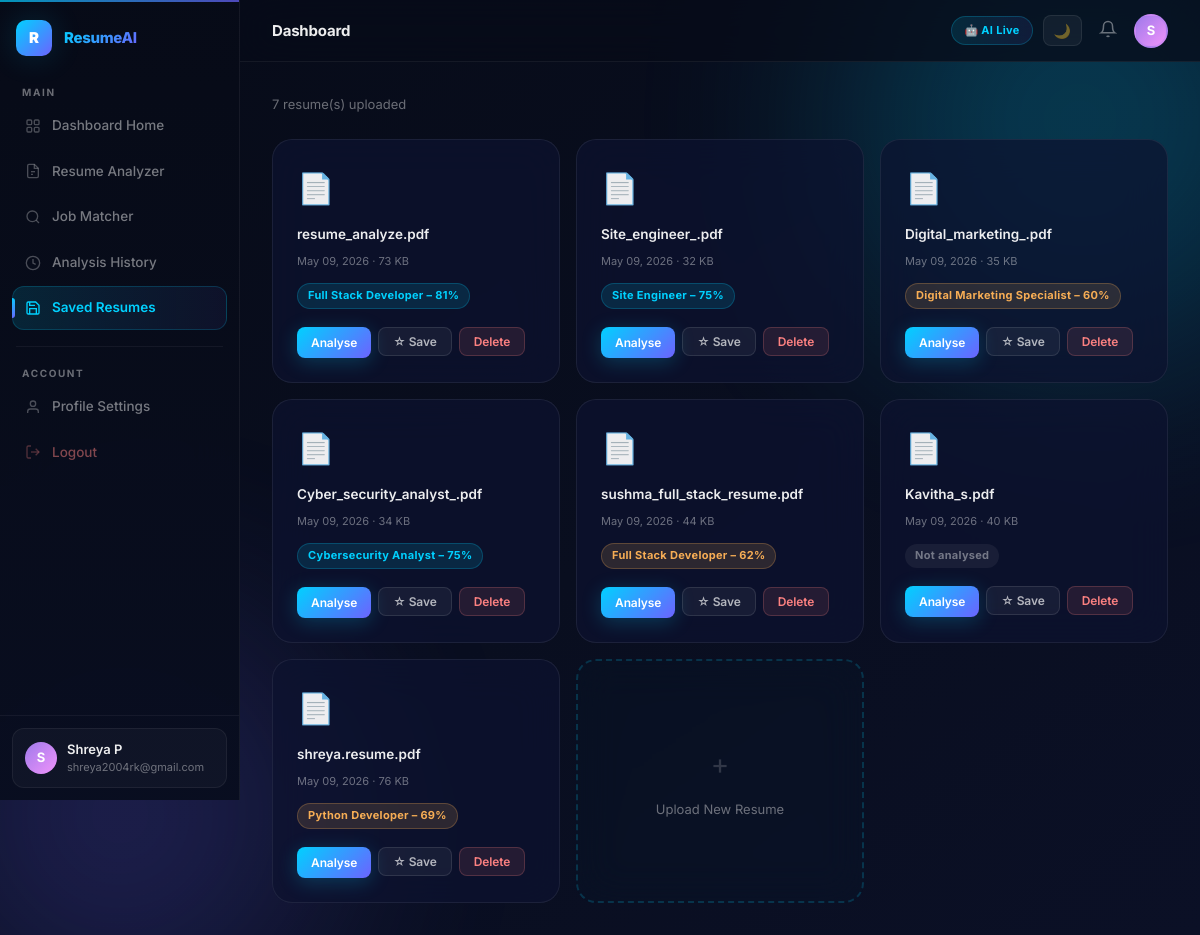
Page /resume/saved (signed in) on the committed database.
### models/user_model.py (models this page shows, shortened)
class User(UserMixin, db.Model):
    __tablename__ = "users"
    id         = db.Column(db.Integer, primary_key=True)
    name       = db.Column(db.String(120), nullable=False)
    email      = db.Column(db.String(200), unique=True, nullable=False, index=True)
    password_hash = db.Column(db.String(256), nullable=False)
    is_admin   = db.Column(db.Boolean, default=False, nullable=False)
    created_at = db.Column(db.DateTime, default=datetime.utcnow)
    updated_at = db.Column(db.DateTime, default=datetime.utcnow, onupdate=datetime.utcnow)
    resumes  = db.relationship("Resume",         backref="owner",  lazy="dynamic", cascade="all, delete-orphan")
    analyses = db.relationship("AnalysisResult", backref="author", lazy="dynamic", cascade="all, delete-orphan")

### models/resume_model.py (models this page shows, shortened)
class Resume(db.Model):
    __tablename__ = "resumes"
    id            = db.Column(db.Integer, primary_key=True)
    user_id       = db.Column(db.Integer, db.ForeignKey("users.id"), nullable=False, index=True)
    filename      = db.Column(db.String(255), nullable=False)
    original_name = db.Column(db.String(255), nullable=False)
    file_size     = db.Column(db.Integer, default=0)
    extracted_text = db.Column(db.Text, nullable=True)
    is_saved      = db.Column(db.Boolean, default=False)
    created_at    = db.Column(db.DateTime, default=datetime.utcnow)
    analyses = db.relationship(
        "AnalysisResult",
        backref="resume",
        lazy="dynamic",
        order_by="AnalysisResult.created_at.desc()",
        cascade="all, delete-orphan",
    )
    def file_size_kb(self) -> str:
        return f"{self.file_size // 1024} KB" if self.file_size else "Unknown"

### models/analysis_model.py (models this page shows, shortened)
class AnalysisResult(db.Model):
    __tablename__ = "analysis_results"
    id           = db.Column(db.Integer, primary_key=True)
    user_id      = db.Column(db.Integer, db.ForeignKey("users.id"),    nullable=False, index=True)
    resume_id    = db.Column(db.Integer, db.ForeignKey("resumes.id"),  nullable=False, index=True)
    job_role_id  = db.Column(db.Integer, db.ForeignKey("job_roles.id"), nullable=True)
    job_role_title = db.Column(db.String(150), nullable=False)          # Cached title for quick display
    ats_score       = db.Column(db.Float, default=0.0)   # 0–100 match percentage
    similarity_score = db.Column(db.Float, default=0.0)  # raw cosine similarity
    _matched_skills  = db.Column("matched_skills",  db.Text, default="[]")
    _missing_skills  = db.Column("missing_skills",  db.Text, default="[]")
    _extracted_skills = db.Column("extracted_skills", db.Text, default="[]")
    _suggestions     = db.Column("suggestions",     db.Text, default="[]")
    created_at = db.Column(db.DateTime, default=datetime.utcnow)
    @property
    def matched_skills(self) -> list:
        return json.loads(self._matched_skills or "[]")
    @matched_skills.setter
    def matched_skills(self, value: list):
        self._matched_skills = json.dumps(value)
    @property
    def missing_skills(self) -> list:
        return json.loads(self._missing_skills or "[]")
    @missing_skills.setter
    def missing_skills(self, value: list):
        self._missing_skills = json.dumps(value)
    @property
    def extracted_skills(self) -> list:
        return json.loads(self._extracted_skills or "[]")
    @extracted_skills.setter
    def extracted_skills(self, value: list):
        self._extracted_skills = json.dumps(value)
    @property
    def suggestions(self) -> list:
        return json.loads(self._suggestions or "[]")
    @suggestions.setter
    def suggestions(self, value: list):
        self._suggestions = json.dumps(value)

### routes/resume_routes.py (the view)
@resume_bp.route("/saved")
@login_required
def saved():
    saved_resumes = (
        Resume.query
        .filter_by(user_id=current_user.id, is_saved=True)
        .order_by(Resume.created_at.desc())
        .all()
    )
    all_resumes = (
        Resume.query
        .filter_by(user_id=current_user.id)
        .order_by(Resume.created_at.desc())
        .all()
    )
    return render_template("dashboard/saved_resumes.html", resumes=all_resumes)

### app.py (called while the page is built)
def _init_extensions(app: Flask) -> None:
    db.init_app(app)
    login_manager = LoginManager()
    login_manager.init_app(app)
    login_manager.login_view             = "auth.login"
    login_manager.login_message          = "Please log in to access this page."
    login_manager.login_message_category = "info"
    @login_manager.user_loader
    def load_user(user_id: str):
        try:
            return User.query.get(int(user_id))
        except Exception:
            return None
    @login_manager.unauthorized_handler
    def unauthorized():
        """
        Fires when @login_required blocks an unauthenticated request.
        Saves the original destination in `next` so the user is redirected
        there after successful login.
        """
        flash("Please log in to access that page.", "info")
        return redirect(url_for("auth.login", next=request.path))

### templates/dashboard/saved_resumes.html (shortened to what this page needs)
{% extends "layout/base.html" %}
{% block content %}
<div style="display:flex;justify-content:space-between;align-items:center;margin-bottom:24px">
  <p class="text-muted" style="font-size:13px">{{ resumes|length }} resume(s) uploaded</p>
</div>
{% if resumes %}
<div class="resumes-grid">
  {% for resume in resumes %}
  <div class="resume-card animate-fadein" style="animation-delay:{{ loop.index0 * 0.07 }}s">
    <div class="resume-card-icon">📄</div>
    <div class="resume-card-name fw-500">{{ resume.original_name }}</div>
    <div class="resume-card-meta text-muted">
      {{ resume.created_at | datefmt }} · {{ resume.file_size_kb() }}
    </div>
    {% set latest = resume.analyses.first() %}
    {% if latest %}
      <div class="resume-card-score">
        <span class="badge badge-{{ latest.ats_score | score_color }}">
          {{ latest.job_role_title }} – {{ latest.ats_score | round(0) | int }}%
        </span>
      </div>
    {% else %}
      <div class="resume-card-score">
        <span class="badge" style="background:rgba(255,255,255,0.06);color:var(--muted)">Not analysed</span>
      </div>
    {% endif %}
    <div class="resume-card-actions">
      <a href="{{ url_for('analysis.analyzer_page') }}" class="btn btn-sm btn-primary"
         title="Analyse this resume">Analyse</a>
      <form method="POST" action="{{ url_for('resume.save_resume', resume_id=resume.id) }}"
            style="display:inline">
        <button type="submit" class="btn btn-sm btn-ghost"
                title="{{ 'Unsave' if resume.is_saved else 'Save' }}">
          {{ '★ Saved' if resume.is_saved else '☆ Save' }}
        </button>
      </form>
      <form method="POST" action="{{ url_for('resume.delete_resume', resume_id=resume.id) }}"
            onsubmit="return confirm('Delete this resume and all its analyses?')"
            style="display:inline">
        <button type="submit" class="btn btn-sm btn-danger">Delete</button>
      </form>
    </div>
  </div>
  {% endfor %}
  <a href="{{ url_for('analysis.analyzer_page') }}" class="resume-card resume-card-add">
    <div class="resume-card-icon" style="opacity:.4;font-size:28px">+</div>
    <div class="text-muted" style="font-size:13px">Upload New Resume</div>
  </a>
</div>
{% endif %}
{% endblock %}

### templates/layout/sidebar.html (shortened to what this page needs)
<aside class="sidebar" id="sidebar">
  <div class="sidebar-logo">
    <div class="logo-icon">R</div>
    <span class="logo-text">ResumeAI</span>
  </div>
  <nav class="sidebar-nav">
    <div class="nav-group">
      <div class="nav-group-label">Main</div>
      <a href="{{ url_for('dashboard.home') }}"
         class="nav-item {% if request.endpoint == 'dashboard.home' %}active{% endif %}">
        <svg class="nav-icon" viewBox="0 0 24 24" fill="none" stroke="currentColor" stroke-width="2">
          <rect x="3" y="3" width="7" height="7" rx="1.5"/><rect x="14" y="3" width="7" height="7" rx="1.5"/>
          <rect x="3" y="14" width="7" height="7" rx="1.5"/><rect x="14" y="14" width="7" height="7" rx="1.5"/>
        </svg>
        Dashboard Home
      </a>
      <a href="{{ url_for('analysis.analyzer_page') }}"
         class="nav-item {% if request.endpoint in ['analysis.analyzer_page','analysis.result'] %}active{% endif %}">
        <svg class="nav-icon" viewBox="0 0 24 24" fill="none" stroke="currentColor" stroke-width="2">
          <path d="M14 2H6a2 2 0 00-2 2v16a2 2 0 002 2h12a2 2 0 002-2V8z"/>
          <polyline points="14 2 14 8 20 8"/><line x1="9" y1="13" x2="15" y2="13"/><line x1="9" y1="17" x2="12" y2="17"/>
        </svg>
        Resume Analyzer
      </a>
      <a href="{{ url_for('analysis.job_matcher') }}"
         class="nav-item {% if request.endpoint == 'analysis.job_matcher' %}active{% endif %}">
        <svg class="nav-icon" viewBox="0 0 24 24" fill="none" stroke="currentColor" stroke-width="2">
          <circle cx="11" cy="11" r="8"/><line x1="21" y1="21" x2="16.65" y2="16.65"/>
        </svg>
        Job Matcher
      </a>
      <a href="{{ url_for('history.index') }}"
         class="nav-item {% if request.endpoint == 'history.index' %}active{% endif %}">
        <svg class="nav-icon" viewBox="0 0 24 24" fill="none" stroke="currentColor" stroke-width="2">
          <circle cx="12" cy="12" r="10"/><polyline points="12 6 12 12 16 14"/>
        </svg>
        Analysis History
      </a>
      <a href="{{ url_for('resume.saved') }}"
         class="nav-item {% if request.endpoint == 'resume.saved' %}active{% endif %}">
        <svg class="nav-icon" viewBox="0 0 24 24" fill="none" stroke="currentColor" stroke-width="2">
          <path d="M19 21H5a2 2 0 01-2-2V5a2 2 0 012-2h11l5 5v11a2 2 0 01-2 2z"/>
          <polyline points="17 21 17 13 7 13 7 21"/><polyline points="7 3 7 8 15 8"/>
        </svg>
        Saved Resumes
      </a>
    </div>
    <div class="nav-divider"></div>
    <div class="nav-group">
      <div class="nav-group-label">Account</div>
      <a href="{{ url_for('dashboard.profile') }}"
         class="nav-item {% if request.endpoint == 'dashboard.profile' %}active{% endif %}">
        <svg class="nav-icon" viewBox="0 0 24 24" fill="none" stroke="currentColor" stroke-width="2">
          <path d="M20 21v-2a4 4 0 00-4-4H8a4 4 0 00-4 4v2"/><circle cx="12" cy="7" r="4"/>
        </svg>
        Profile Settings
      </a>
      <a href="#" class="nav-item nav-item-danger" id="logoutBtn">
        <svg class="nav-icon" viewBox="0 0 24 24" fill="none" stroke="currentColor" stroke-width="2">
          <path d="M9 21H5a2 2 0 01-2-2V5a2 2 0 012-2h4"/>
          <polyline points="16 17 21 12 16 7"/><line x1="21" y1="12" x2="9" y2="12"/>
        </svg>
        Logout
      </a>
    </div>
  </nav>
  <div class="sidebar-footer">
    <div class="sidebar-user">
      <div class="user-avatar">{{ current_user.name[0].upper() }}</div>
      <div class="user-info">
        <div class="user-name">{{ current_user.name }}</div>
        <div class="user-email">{{ current_user.email }}</div>
      </div>
    </div>
  </div>
</aside>

### templates/layout/navbar.html (shortened to what this page needs)
<header class="topbar">
  <div class="topbar-title">{% block page_title %}Dashboard{% endblock %}</div>
  <div class="topbar-right">
    <span class="ai-badge pulse">🤖 AI Live</span>
    <button class="theme-toggle" id="themeToggle" aria-label="Toggle theme" title="Toggle theme">
      <span id="themeIcon">🌙</span>
    </button>
    <button class="icon-btn" aria-label="Notifications">
      <svg width="18" height="18" viewBox="0 0 24 24" fill="none" stroke="currentColor" stroke-width="2">
        <path d="M18 8A6 6 0 006 8c0 7-3 9-3 9h18s-3-2-3-9"/><path d="M13.73 21a2 2 0 01-3.46 0"/>
      </svg>
    </button>
    <div class="avatar-wrap">
      <div class="topbar-avatar" id="avatarBtn">
        {{ current_user.name[0].upper() }}
      </div>
    </div>
  </div>
</header>

### static/css/animations.css (style rules this page uses)
.animate-fadein { animation: fadeIn 0.4s ease both; }

### rows in the picture
User: name "S", name "Shreya P", email "shreya2004rk@gmail.com"
Resume: original_name "resume_analyze.pdf", created_at "May 09, 2026", file_size_kb "73 KB", is_saved "☆ Save"
AnalysisResult: job_role_title "Full Stack Developer", ats_score "81"
Resume: original_name "Site_engineer_.pdf", created_at "May 09, 2026", file_size_kb "32 KB", is_saved "☆ Save"
AnalysisResult: job_role_title "Site Engineer", ats_score "75"
Resume: original_name "Digital_marketing_.pdf", created_at "May 09, 2026", file_size_kb "35 KB", is_saved "☆ Save"
AnalysisResult: job_role_title "Digital Marketing Specialist", ats_score "60"
Resume: original_name "Cyber_security_analyst_.pdf", created_at "May 09, 2026", file_size_kb "34 KB", is_saved "☆ Save"
AnalysisResult: job_role_title "Cybersecurity Analyst", ats_score "75"
Resume: original_name "sushma_full_stack_resume.pdf", created_at "May 09, 2026", file_size_kb "44 KB", is_saved "☆ Save"
AnalysisResult: job_role_title "Full Stack Developer", ats_score "62"
Resume: original_name "Kavitha_s.pdf", created_at "May 09, 2026", file_size_kb "40 KB", shows "Not analysed", is_saved "☆ Save"
Resume: original_name "shreya.resume.pdf", created_at "May 09, 2026", file_size_kb "76 KB", is_saved "☆ Save"
AnalysisResult: job_role_title "Python Developer", ats_score "69"

### other values in the picture
{{ resumes|length }} "7"
